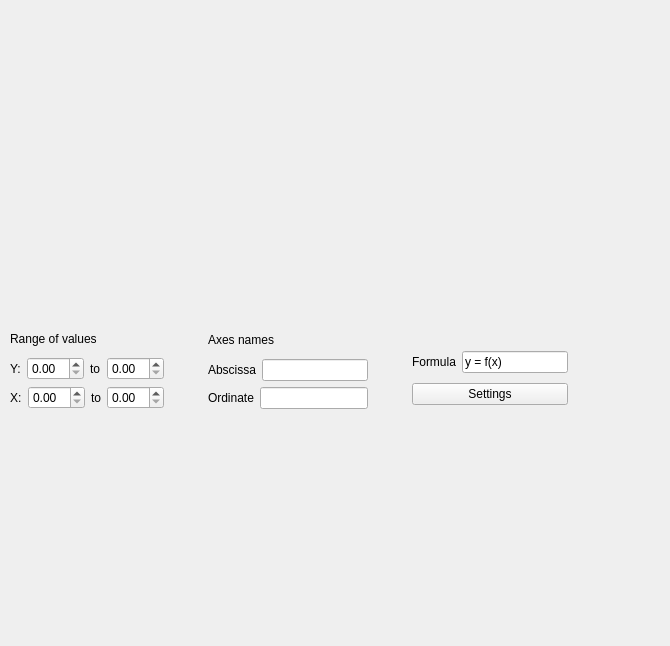
<?xml version="1.0" encoding="UTF-8"?>
<ui version="4.0">
 <class>Graph</class>
 <widget class="QWidget" name="Graph">
  <property name="geometry">
   <rect>
    <x>0</x>
    <y>0</y>
    <width>670</width>
    <height>646</height>
   </rect>
  </property>
  <property name="windowTitle">
   <string>Form</string>
  </property>
  <widget class="QCustomPlot" name="customPlot" native="true">
   <property name="geometry">
    <rect>
     <x>9</x>
     <y>9</y>
     <width>652</width>
     <height>311</height>
    </rect>
   </property>
  </widget>
  <widget class="QWidget" name="layoutWidget">
   <property name="geometry">
    <rect>
     <x>10</x>
     <y>327</y>
     <width>558</width>
     <height>82</height>
    </rect>
   </property>
   <layout class="QHBoxLayout" name="horizontalLayout_6">
    <item>
     <layout class="QVBoxLayout" name="verticalLayout">
      <item>
       <widget class="QLabel" name="label">
        <property name="text">
         <string>Range of values</string>
        </property>
       </widget>
      </item>
      <item>
       <layout class="QHBoxLayout" name="horizontalLayout">
        <item>
         <widget class="QLabel" name="label_2">
          <property name="text">
           <string>Y:</string>
          </property>
         </widget>
        </item>
        <item>
         <widget class="QDoubleSpinBox" name="YBox"/>
        </item>
        <item>
         <widget class="QLabel" name="label_3">
          <property name="text">
           <string>to</string>
          </property>
         </widget>
        </item>
        <item>
         <widget class="QDoubleSpinBox" name="YToBox"/>
        </item>
       </layout>
      </item>
      <item>
       <layout class="QHBoxLayout" name="horizontalLayout_4">
        <item>
         <widget class="QLabel" name="XLabel">
          <property name="text">
           <string>X:</string>
          </property>
         </widget>
        </item>
        <item>
         <widget class="QDoubleSpinBox" name="XBox"/>
        </item>
        <item>
         <widget class="QLabel" name="label_4">
          <property name="text">
           <string>to</string>
          </property>
         </widget>
        </item>
        <item>
         <widget class="QDoubleSpinBox" name="XToBox"/>
        </item>
       </layout>
      </item>
     </layout>
    </item>
    <item>
     <spacer name="horizontalSpacer_2">
      <property name="orientation">
       <enum>Qt::Horizontal</enum>
      </property>
      <property name="sizeHint" stdset="0">
       <size>
        <width>40</width>
        <height>20</height>
       </size>
      </property>
     </spacer>
    </item>
    <item>
     <layout class="QVBoxLayout" name="verticalLayout_2">
      <item>
       <widget class="QLabel" name="Names">
        <property name="text">
         <string>Axes names</string>
        </property>
       </widget>
      </item>
      <item>
       <layout class="QHBoxLayout" name="horizontalLayout_2">
        <item>
         <widget class="QLabel" name="label_11">
          <property name="text">
           <string>Abscissa</string>
          </property>
         </widget>
        </item>
        <item>
         <widget class="QLineEdit" name="AbsLine"/>
        </item>
       </layout>
      </item>
      <item>
       <layout class="QHBoxLayout" name="horizontalLayout_3">
        <item>
         <widget class="QLabel" name="OrdinateLabel">
          <property name="text">
           <string>Ordinate</string>
          </property>
         </widget>
        </item>
        <item>
         <widget class="QLineEdit" name="OrdLine"/>
        </item>
       </layout>
      </item>
     </layout>
    </item>
    <item>
     <spacer name="horizontalSpacer_3">
      <property name="orientation">
       <enum>Qt::Horizontal</enum>
      </property>
      <property name="sizeHint" stdset="0">
       <size>
        <width>40</width>
        <height>20</height>
       </size>
      </property>
     </spacer>
    </item>
    <item>
     <layout class="QVBoxLayout" name="verticalLayout_3">
      <item>
       <spacer name="horizontalSpacer">
        <property name="orientation">
         <enum>Qt::Horizontal</enum>
        </property>
        <property name="sizeHint" stdset="0">
         <size>
          <width>40</width>
          <height>20</height>
         </size>
        </property>
       </spacer>
      </item>
      <item>
       <layout class="QHBoxLayout" name="horizontalLayout_5">
        <item>
         <widget class="QLabel" name="label_5">
          <property name="text">
           <string>Formula</string>
          </property>
         </widget>
        </item>
        <item>
         <widget class="QLineEdit" name="formula_2">
          <property name="text">
           <string>y = f(x)</string>
          </property>
         </widget>
        </item>
       </layout>
      </item>
      <item>
       <widget class="QPushButton" name="GraphSetButton">
        <property name="text">
         <string>Settings</string>
        </property>
       </widget>
      </item>
     </layout>
    </item>
   </layout>
  </widget>
 </widget>
 <customwidgets>
  <customwidget>
   <class>QCustomPlot</class>
   <extends>QWidget</extends>
   <header>qcustomplot.h</header>
   <container>1</container>
  </customwidget>
 </customwidgets>
 <resources/>
 <connections/>
</ui>
